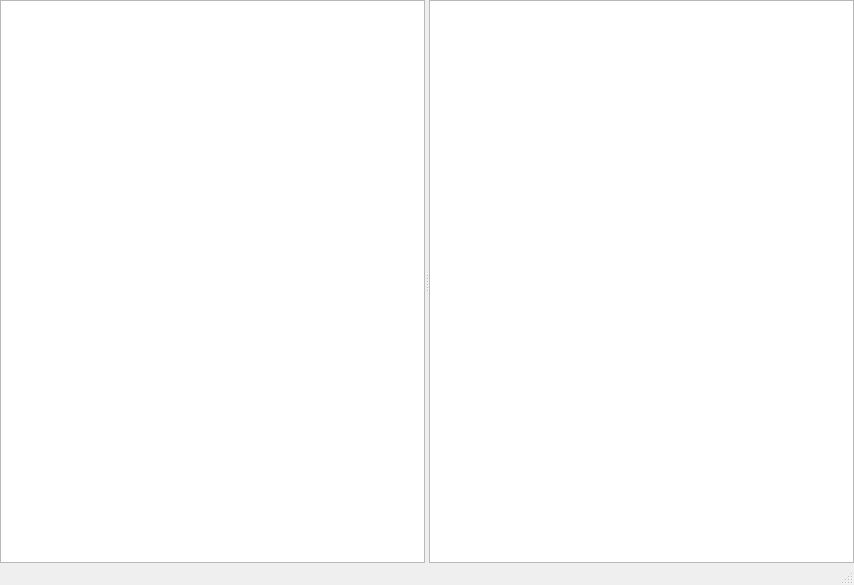
<?xml version="1.0" encoding="UTF-8"?>
<ui version="4.0">
 <class>StudyMainMng</class>
 <widget class="QMainWindow" name="StudyMainMng">
  <property name="geometry">
   <rect>
    <x>0</x>
    <y>0</y>
    <width>854</width>
    <height>585</height>
   </rect>
  </property>
  <property name="windowTitle">
   <string>StudyMainMng</string>
  </property>
  <widget class="QWidget" name="centralWidget">
   <layout class="QGridLayout" name="gridLayout">
    <property name="leftMargin">
     <number>0</number>
    </property>
    <property name="topMargin">
     <number>0</number>
    </property>
    <property name="rightMargin">
     <number>0</number>
    </property>
    <property name="bottomMargin">
     <number>0</number>
    </property>
    <property name="spacing">
     <number>0</number>
    </property>
    <item row="0" column="0">
     <widget class="QSplitter" name="splitter">
      <property name="orientation">
       <enum>Qt::Horizontal</enum>
      </property>
      <widget class="StudyTreeWidget" name="treeWidget">
       <property name="sizePolicy">
        <sizepolicy hsizetype="Preferred" vsizetype="Expanding">
         <horstretch>0</horstretch>
         <verstretch>0</verstretch>
        </sizepolicy>
       </property>
       <property name="dragDropMode">
        <enum>QAbstractItemView::DropOnly</enum>
       </property>
       <property name="defaultDropAction">
        <enum>Qt::MoveAction</enum>
       </property>
       <property name="iconSize">
        <size>
         <width>24</width>
         <height>24</height>
        </size>
       </property>
       <property name="headerHidden">
        <bool>true</bool>
       </property>
       <column>
        <property name="text">
         <string notr="true">1</string>
        </property>
       </column>
      </widget>
      <widget class="StudyTableView" name="tableWidget">
       <property name="contextMenuPolicy">
        <enum>Qt::CustomContextMenu</enum>
       </property>
       <property name="editTriggers">
        <set>QAbstractItemView::NoEditTriggers</set>
       </property>
       <property name="dragEnabled">
        <bool>true</bool>
       </property>
       <property name="dragDropOverwriteMode">
        <bool>true</bool>
       </property>
       <property name="dragDropMode">
        <enum>QAbstractItemView::DragOnly</enum>
       </property>
       <property name="defaultDropAction">
        <enum>Qt::TargetMoveAction</enum>
       </property>
       <property name="selectionBehavior">
        <enum>QAbstractItemView::SelectRows</enum>
       </property>
       <attribute name="horizontalHeaderStretchLastSection">
        <bool>true</bool>
       </attribute>
       <attribute name="verticalHeaderCascadingSectionResizes">
        <bool>true</bool>
       </attribute>
      </widget>
     </widget>
    </item>
   </layout>
  </widget>
  <widget class="QStatusBar" name="statusBar"/>
  <action name="actionExit">
   <property name="text">
    <string>退出</string>
   </property>
  </action>
 </widget>
 <layoutdefault spacing="6" margin="11"/>
 <customwidgets>
  <customwidget>
   <class>StudyTreeWidget</class>
   <extends>QTreeWidget</extends>
   <header location="global">study_tree_widget.h</header>
  </customwidget>
  <customwidget>
   <class>StudyTableView</class>
   <extends>QTableView</extends>
   <header location="global">study_table_view.h</header>
  </customwidget>
 </customwidgets>
 <resources/>
 <connections/>
</ui>
